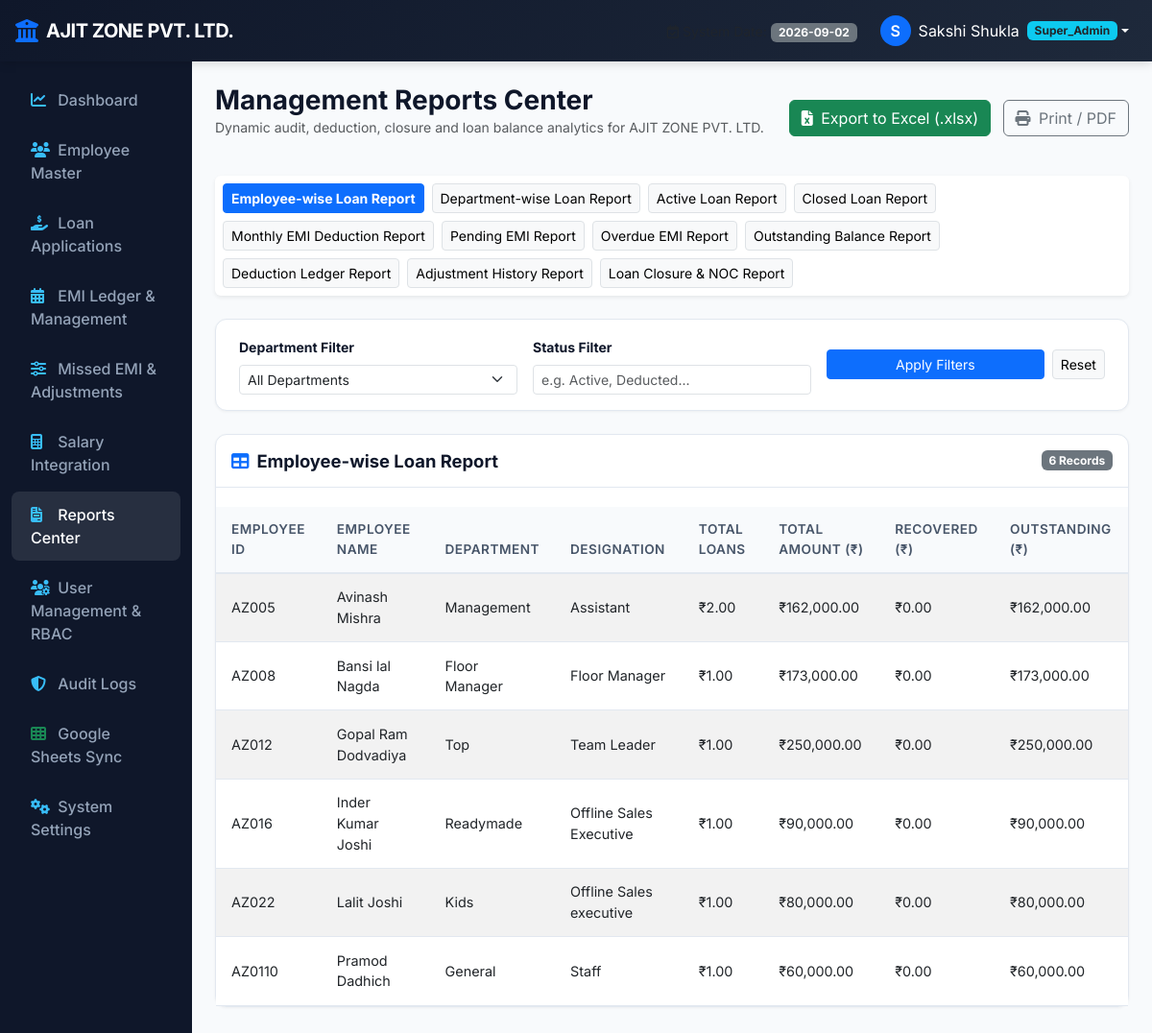
/reports?type=employee_loans (signed in), run on the app's committed database.
### models.py (models this page shows, shortened)
class SystemSetting(db.Model):
    __tablename__ = 'system_settings'
    id = db.Column(db.Integer, primary_key=True)
    key = db.Column(db.String(64), unique=True, nullable=False)
    value = db.Column(db.Text, nullable=True)
    description = db.Column(db.String(256), nullable=True)
    updated_at = db.Column(db.DateTime, default=datetime.utcnow, onupdate=datetime.utcnow)

class User(db.Model):
    __tablename__ = 'users'
    id = db.Column(db.Integer, primary_key=True)
    username = db.Column(db.String(64), unique=True, nullable=False, index=True)
    password_hash = db.Column(db.String(256), nullable=False)
    full_name = db.Column(db.String(128), nullable=False)
    email = db.Column(db.String(128), nullable=True)
    role = db.Column(db.String(32), nullable=False, default='HR')
    employee_id = db.Column(db.Integer, db.ForeignKey('employees.id'), nullable=True)
    permissions = db.Column(db.Text, nullable=True)
    is_primary_superadmin = db.Column(db.Boolean, default=False)
    is_active = db.Column(db.Boolean, default=True)
    created_at = db.Column(db.DateTime, default=datetime.utcnow)
    employee = db.relationship('Employee', foreign_keys=[employee_id], backref='user_account', uselist=False)
    def is_superadmin(self):
        return self.role == 'Super_Admin' or self.is_primary_superadmin
    def has_permission(self, module, action):
        if self.is_superadmin():
            return True
    def can_view_all(self, module):
        if self.is_superadmin():
            return True
        perms = self.get_permissions()
        actions = perms.get(module, [])
        return 'view_all' in actions

class Employee(db.Model):
    __tablename__ = 'employees'
    id = db.Column(db.Integer, primary_key=True)
    emp_id = db.Column(db.String(32), unique=True, nullable=False, index=True)
    name = db.Column(db.String(128), nullable=False)
    department = db.Column(db.String(64), nullable=False, index=True)
    designation = db.Column(db.String(64), nullable=False)
    current_salary = db.Column(db.Float, nullable=False, default=0.0)
    email = db.Column(db.String(128), nullable=True)
    phone = db.Column(db.String(32), nullable=True)
    pan_number = db.Column(db.String(32), nullable=True)
    aadhar_number = db.Column(db.String(32), nullable=True)
    bank_name = db.Column(db.String(64), nullable=True)
    bank_account_no = db.Column(db.String(64), nullable=True)
    ifsc_code = db.Column(db.String(32), nullable=True)
    status = db.Column(db.String(16), nullable=False, default='Active') # Active, Inactive, Terminated
    hiring_date = db.Column(db.Date, nullable=True)
    joining_date = db.Column(db.Date, nullable=True)
    address = db.Column(db.Text, nullable=True)
    city = db.Column(db.String(64), nullable=True)
    emergency_contact = db.Column(db.String(64), nullable=True)
    emergency_relation = db.Column(db.String(32), nullable=True)
    emergency_phone = db.Column(db.String(32), nullable=True)
    created_at = db.Column(db.DateTime, default=datetime.utcnow)
    updated_at = db.Column(db.DateTime, default=datetime.utcnow, onupdate=datetime.utcnow)
    loans = db.relationship('Loan', backref='employee', lazy=True)

### routes/reports.py (the view, shortened to what this page needs)
@reports_bp.route('/reports')
@login_required
@permission_required('reports', 'view')
def index():
    report_type = request.args.get('type', 'active_loans')
    dept_filter = request.args.get('department', '').strip()
    status_filter = request.args.get('status', '').strip()
    start_date = request.args.get('start_date', '').strip()
    end_date = request.args.get('end_date', '').strip()
    export_fmt = request.args.get('export', '').strip()
    if export_fmt == 'excel':
        if not (g.user.is_superadmin() or g.user.has_permission('reports', 'export')):
            flash('Access Denied: You do not have permission to export reports to Excel.', 'danger')
            return redirect(url_for('reports.index', type=report_type))
    emp_id_filter = None
    if not g.user.can_view_all('reports'):
        emp_id_filter = g.user.employee_id or -1
    columns, rows = generate_report_data(report_type, dept_filter, status_filter, start_date, end_date, emp_id_filter=emp_id_filter)
    departments = db.session.query(Employee.department).distinct().all()
    departments = [d[0] for d in departments if d[0]]
    return render_template(
        'reports/index.html',
        report_types=REPORT_TYPES,
        current_report=report_type,
        columns=columns,
        rows=rows,
        departments=departments,
        selected_dept=dept_filter,
        selected_status=status_filter,
        start_date=start_date,
        end_date=end_date
    )

### templates/reports/index.html (shortened to what this page needs)
{% extends 'base.html' %}
{% block content %}
<div class="d-flex justify-content-between align-items-center mb-4">
    <div>
        <h3 class="fw-bold mb-0">Management Reports Center</h3>
        <p class="text-muted small">Dynamic audit, deduction, closure and loan balance analytics for {{ COMPANY_NAME }}</p>
    </div>
    <div>
        {% if has_perm('reports', 'export') or is_superadmin() %}
        <a href="{{ url_for('reports.index', type=current_report, department=selected_dept, status=selected_status, export='excel') }}" class="btn btn-success me-2">
            <i class="fa-solid fa-file-excel me-1"></i> Export to Excel (.xlsx)
        </a>
        {% endif %}
        <button type="button" onclick="window.print()" class="btn btn-outline-secondary">
            <i class="fa-solid fa-print me-1"></i> Print / PDF
        </button>
    </div>
</div>
<div class="card mb-4 shadow-sm border-0">
    <div class="card-body p-2">
        <div class="d-flex flex-wrap gap-2">
            {% for r_key, r_name in report_types.items() %}
            <a href="{{ url_for('reports.index', type=r_key) }}" class="btn btn-sm {% if current_report == r_key %}btn-primary fw-bold{% else %}btn-light border{% endif %}">
                {{ r_name }}
            </a>
            {% endfor %}
        </div>
    </div>
</div>
<div class="content-card mb-4 py-3">
    <form method="GET" action="{{ url_for('reports.index') }}" class="row g-3 align-items-center">
        <div class="col-md-4">
            <label class="form-label small fw-bold">Department Filter</label>
            <select name="department" class="form-select form-select-sm" onchange="this.form.submit()">
                <option value="">All Departments</option>
            </select>
        </div>
        <div class="col-md-4">
            <label class="form-label small fw-bold">Status Filter</label>
            <input type="text" name="status" class="form-control form-control-sm" placeholder="e.g. Active, Deducted..." value="{{ selected_status }}">
        </div>
        <div class="col-md-4 d-flex align-items-end gap-2">
            <button type="submit" class="btn btn-sm btn-primary w-100">Apply Filters</button>
            <a href="{{ url_for('reports.index', type=current_report) }}" class="btn btn-sm btn-light border">Reset</a>
        </div>
    </form>
</div>
<div class="content-card p-0">
    <div class="card-header-flex px-3 pt-3">
        <h5 class="card-title-main"><i class="fa-solid fa-table me-2 text-primary"></i>{{ report_types.get(current_report) }}</h5>
        <span class="badge bg-secondary">{{ rows | length }} Records</span>
    </div>
    <div class="table-responsive">
        <table class="table table-custom table-striped">
            <thead>
                <tr>
                    {% for col in columns %}
                    <th>{{ col }}</th>
                    {% endfor %}
                </tr>
            </thead>
            <tbody>
                {% for row in rows %}
                <tr>
                    {% for cell in row %}
                    <td>
                        {% if cell is number %}
                            {% if loop.index in [5, 6, 7, 8] and current_report != 'dept_loans' %}
                                {{ cell | inr }}
                            {% else %}
                                {{ cell }}
                            {% endif %}
                        {% else %}
                            {{ cell }}
                        {% endif %}
                    </td>
                    {% endfor %}
                </tr>
                {% else %}
                <tr><td colspan="{{ columns | length }}" class="text-center text-muted py-4">No records matching report criteria.</td></tr>
                {% endfor %}
            </tbody>
        </table>
    </div>
</div>
{% endblock %}

### templates/base.html (shortened to what this page needs)
<!DOCTYPE html>
<html lang="en">
<head>
    <link href="https://cdn.jsdelivr.net/npm/bootstrap@5.3.0/dist/css/bootstrap.min.css" rel="stylesheet">
    <link href="https://cdnjs.cloudflare.com/ajax/libs/font-awesome/6.4.0/css/all.min.css" rel="stylesheet">
    <link href="{{ url_for('static', filename='css/custom.css') }}" rel="stylesheet">
</head>
<body>
    {% if session.get('user_id') %}
    <nav class="navbar navbar-expand-lg bg-brand-header navbar-dark sticky-top">
        <div class="container-fluid px-3">
            <a class="navbar-brand d-flex align-items-center" href="{{ url_for('dashboard.index') }}">
                <i class="fa-solid fa-building-columns text-primary me-2 fs-4"></i>
                <span class="navbar-brand-title">{{ COMPANY_NAME }}</span>
            </a>
            <div class="collapse navbar-collapse" id="navbarMain">
                <ul class="navbar-nav ms-auto align-items-center">
                    <li class="nav-item me-3 text-light">
                        <small class="text-muted"><i class="fa-regular fa-calendar-check me-1"></i>System Date:</small>
                        <span class="badge bg-secondary">2026-09-02</span>
                    </li>
                    <li class="nav-item dropdown">
                        <a class="nav-link dropdown-toggle d-flex align-items-center text-white" href="#" id="userDropdown" role="button" data-bs-toggle="dropdown">
                            <div class="bg-primary text-white rounded-circle d-flex align-items-center justify-content-center me-2" style="width: 32px; height: 32px; font-weight: 600;">
                                {{ session.get('full_name', 'U')[0] }}
                            </div>
                            <span>{{ session.get('full_name') }}</span>
                            <span class="badge bg-info ms-2 text-dark">{{ session.get('user_role') }}</span>
                        </a>
                    </li>
                </ul>
            </div>
        </div>
    </nav>
    <div class="container-fluid">
        <div class="row">
            <nav class="col-md-3 col-lg-2 d-md-block main-sidebar collapse">
                <div class="position-sticky">
                    <ul class="nav flex-column">
                        {% if has_perm('dashboard', 'view_all') or is_superadmin() %}
                        <li class="nav-item">
                            <a class="nav-link {% if request.endpoint == 'dashboard.index' %}active{% endif %}" href="{{ url_for('dashboard.index') }}">
                                <i class="fa-solid fa-chart-line"></i> Dashboard
                            </a>
                        </li>
                        {% endif %}
                        {% if has_perm('employees', 'view_all') or has_perm('employees', 'view_own') or is_superadmin() %}
                        <li class="nav-item">
                            <a class="nav-link {% if 'employee' in request.endpoint %}active{% endif %}" href="{{ url_for('employee.index') }}">
                                <i class="fa-solid fa-users"></i> Employee Master
                            </a>
                        </li>
                        {% endif %}
                        {% if has_perm('loan_applications', 'view_all') or has_perm('loan_applications', 'view_own') or has_perm('loan_applications', 'add') or is_superadmin() %}
                        <li class="nav-item">
                            <a class="nav-link {% if 'loan' in request.endpoint %}active{% endif %}" href="{{ url_for('loan.index') }}">
                                <i class="fa-solid fa-hand-holding-dollar"></i> Loan Applications
                            </a>
                        </li>
                        {% endif %}
                        {% if has_perm('emi', 'view_all') or has_perm('emi', 'view_own') or is_superadmin() %}
                        <li class="nav-item">
                            <a class="nav-link {% if 'emi.management' in request.endpoint %}active{% endif %}" href="{{ url_for('emi.management') }}">
                                <i class="fa-solid fa-calendar-days"></i> EMI Ledger & Management
                            </a>
                        </li>
                        {% endif %}
                        {% if has_perm('adjustments', 'view_all') or has_perm('adjustments', 'view_own') or is_superadmin() %}
                        <li class="nav-item">
                            <a class="nav-link {% if 'emi.adjustments' in request.endpoint %}active{% endif %}" href="{{ url_for('emi.adjustments') }}">
                                <i class="fa-solid fa-sliders"></i> Missed EMI & Adjustments
                            </a>
                        </li>
                        {% endif %}
                        {% if has_perm('salary', 'view_all') or is_superadmin() %}
                        <li class="nav-item">
                            <a class="nav-link {% if 'salary' in request.endpoint %}active{% endif %}" href="{{ url_for('salary.index') }}">
                                <i class="fa-solid fa-calculator"></i> Salary Integration
                            </a>
                        </li>
                        {% endif %}
                        {% if has_perm('reports', 'view_all') or has_perm('reports', 'view_own') or is_superadmin() %}
                        <li class="nav-item">
                            <a class="nav-link {% if 'reports' in request.endpoint %}active{% endif %}" href="{{ url_for('reports.index') }}">
                                <i class="fa-solid fa-file-invoice"></i> Reports Center
                            </a>
                        </li>
                        {% endif %}
                        {% if has_perm('user_mgmt', 'view_all') or is_superadmin() %}
                        <li class="nav-item">
                            <a class="nav-link {% if 'user_mgmt' in request.endpoint %}active{% endif %}" href="{{ url_for('user_mgmt.index') }}">
                                <i class="fa-solid fa-users-gear"></i> User Management & RBAC
                            </a>
                        </li>
                        {% endif %}
                        {% if has_perm('audit_logs', 'view_all') or is_superadmin() %}
                        <li class="nav-item">
                            <a class="nav-link {% if 'audit' in request.endpoint %}active{% endif %}" href="{{ url_for('audit.index') }}">
                                <i class="fa-solid fa-shield-halved"></i> Audit Logs
                            </a>
                        </li>
                        {% endif %}
                        {% if has_perm('settings', 'view_all') or has_perm('settings', 'manage') or is_superadmin() %}
                        <li class="nav-item">
                            <a class="nav-link {% if 'google_sheets' in request.endpoint %}active{% endif %}" href="{{ url_for('google_sheets.index') }}">
                                <i class="fa-solid fa-table-cells text-success"></i> Google Sheets Sync
                            </a>
                        </li>
                        <li class="nav-item">
                            <a class="nav-link {% if 'settings' in request.endpoint and 'google_sheets' not in request.endpoint %}active{% endif %}" href="{{ url_for('settings.index') }}">
                                <i class="fa-solid fa-gears"></i> System Settings
                            </a>
                        </li>
                        {% endif %}
                    </ul>
                </div>
            </nav>
            <main class="col-md-9 ms-sm-auto col-lg-10 px-md-4 py-4">
                {% block content %}{% endblock %}
            </main>
        </div>
    </div>
    {% else %}
        {% block login_content %}{% endblock %}
    {% endif %}
</body>
</html>

### data on the page
SystemSetting: value "AJIT ZONE PVT. LTD."
User: get "Super_Admin"
Employee: emp "AZ005", name "Avinash Mishra", department "Management", designation "Assistant", cell "₹2.00" "₹162,000.00" "₹0.00" "₹162,000.00"
Employee: emp "AZ008", name "Bansi lal Nagda", department "Floor Manager", designation "Floor Manager", cell "₹1.00" "₹173,000.00" "₹0.00" "₹173,000.00"
Employee: emp "AZ012", name "Gopal Ram Dodvadiya", department "Top", designation "Team Leader", cell "₹1.00" "₹250,000.00" "₹0.00" "₹250,000.00"
Employee: emp "AZ016", name "Inder Kumar Joshi", department "Readymade", designation "Offline Sales Executive", cell "₹1.00" "₹90,000.00" "₹0.00" "₹90,000.00"
Employee: emp "AZ022", name "Lalit Joshi", department "Kids", designation "Offline Sales executive", cell "₹1.00" "₹80,000.00" "₹0.00" "₹80,000.00"
Employee: emp "AZ0110", name "Pramod Dadhich", department "General", designation "Staff", cell "₹1.00" "₹60,000.00" "₹0.00" "₹60,000.00"

### other printed values
{{ session.get('full_name', 'U')[0] }} "S"
{{ session.get('full_name') }} "Sakshi Shukla"
{{ r_name }} "Employee-wise Loan Report" "Department-wise Loan Report" "Active Loan Report" "Closed Loan Report" "Monthly EMI Deduction Report" "Pending EMI Report" "Overdue EMI Report" "Outstanding Balance Report" "Deduction Ledger Report" "Adjustment History Report" "Loan Closure & NOC Report"
{{ report_types.get(current_report) }} "Employee-wise Loan Report"
{{ rows | length }} "6"
{{ col }} "EMPLOYEE ID" "EMPLOYEE NAME" "DEPARTMENT" "DESIGNATION" "TOTAL LOANS" "TOTAL AMOUNT (₹)" "RECOVERED (₹)" "OUTSTANDING (₹)"
